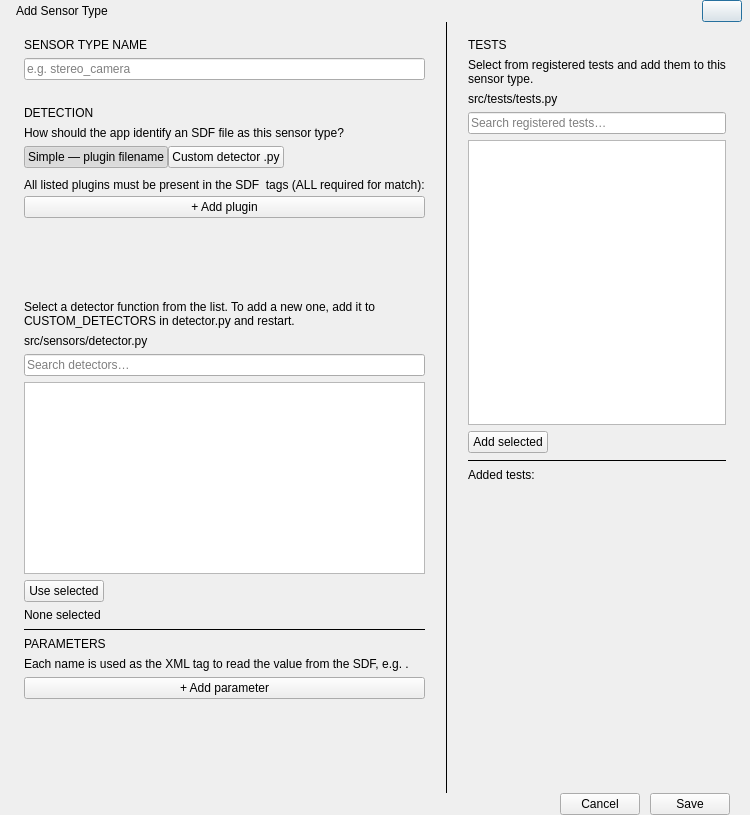
<?xml version="1.0" encoding="UTF-8"?>
<ui version="4.0">
 <class>AddSensorTypeDialog</class>
 <widget class="QDialog" name="AddSensorTypeDialog">
  <property name="windowTitle"><string>Add Sensor Type</string></property>
  <property name="minimumWidth"><number>920</number></property>
  <property name="minimumHeight"><number>680</number></property>
  <!-- frameless is set in Python via Qt.FramelessWindowHint -->

  <layout class="QVBoxLayout" name="layout_root">
   <property name="spacing"><number>0</number></property>
   <property name="leftMargin"><number>0</number></property>
   <property name="topMargin"><number>0</number></property>
   <property name="rightMargin"><number>0</number></property>
   <property name="bottomMargin"><number>0</number></property>

   <!-- ═══ CUSTOM TITLE BAR ═══ -->
   <item>
    <widget class="QWidget" name="title_bar">
     <property name="minimumHeight"><number>44</number></property>
     <property name="maximumHeight"><number>44</number></property>
     <layout class="QHBoxLayout" name="layout_title">
      <property name="leftMargin"><number>16</number></property>
      <property name="topMargin"><number>0</number></property>
      <property name="rightMargin"><number>8</number></property>
      <property name="bottomMargin"><number>0</number></property>
      <property name="spacing"><number>8</number></property>
      <item>
       <widget class="QLabel" name="lbl_title">
        <property name="text"><string>Add Sensor Type</string></property>
       </widget>
      </item>
      <item>
       <spacer>
        <property name="orientation"><enum>Qt::Horizontal</enum></property>
        <property name="sizeHint" stdset="0"><size><width>1</width><height>1</height></size></property>
       </spacer>
      </item>
      <item>
       <widget class="QPushButton" name="btn_close">
        <property name="text"><string></string></property>
        <property name="fixedWidth"><number>32</number></property>
        <property name="fixedHeight"><number>32</number></property>
       </widget>
      </item>
     </layout>
    </widget>
   </item>

   <!-- ═══ BODY ═══ -->
   <item stretch="1">
    <layout class="QHBoxLayout" name="layout_body">
     <property name="spacing"><number>0</number></property>
     <property name="leftMargin"><number>0</number></property>
     <property name="topMargin"><number>0</number></property>
     <property name="rightMargin"><number>0</number></property>
     <property name="bottomMargin"><number>0</number></property>

     <!-- ════════════════════════════════════════
          LEFT PANEL — name / detection / params
          ════════════════════════════════════════ -->
     <item>
      <widget class="QWidget" name="panel_left">
       <property name="minimumWidth"><number>400</number></property>
       <layout class="QVBoxLayout" name="layout_left">
        <property name="spacing"><number>6</number></property>
        <property name="leftMargin"><number>24</number></property>
        <property name="topMargin"><number>16</number></property>
        <property name="rightMargin"><number>20</number></property>
        <property name="bottomMargin"><number>20</number></property>

        <!-- NAME -->
        <item>
         <widget class="QLabel" name="lbl_name_section">
          <property name="text"><string>SENSOR TYPE NAME</string></property>
         </widget>
        </item>
        <item>
         <widget class="QLineEdit" name="inp_name">
          <property name="placeholderText"><string>e.g. stereo_camera</string></property>
         </widget>
        </item>

        <item><widget class="QLabel" name="lbl_gap1"><property name="text"><string/></property><property name="maximumHeight"><number>4</number></property></widget></item>

        <!-- DETECTION (moved up) -->
        <item>
         <widget class="QLabel" name="lbl_detect_section">
          <property name="text"><string>DETECTION</string></property>
         </widget>
        </item>
        <item>
         <widget class="QLabel" name="lbl_detect_hint">
          <property name="text"><string>How should the app identify an SDF file as this sensor type?</string></property>
          <property name="wordWrap"><bool>true</bool></property>
         </widget>
        </item>

        <!-- Segmented toggle -->
        <item>
         <layout class="QHBoxLayout" name="layout_detect_toggle">
          <property name="spacing"><number>0</number></property>
          <item>
           <widget class="QPushButton" name="btn_mode_simple">
            <property name="text"><string>Simple — plugin filename</string></property>
            <property name="checkable"><bool>true</bool></property>
            <property name="checked"><bool>true</bool></property>
           </widget>
          </item>
          <item>
           <widget class="QPushButton" name="btn_mode_custom">
            <property name="text"><string>Custom detector .py</string></property>
            <property name="checkable"><bool>true</bool></property>
            <property name="checked"><bool>false</bool></property>
           </widget>
          </item>
          <item>
           <spacer><property name="orientation"><enum>Qt::Horizontal</enum></property><property name="sizeHint" stdset="0"><size><width>1</width><height>1</height></size></property></spacer>
          </item>
         </layout>
        </item>

        <!-- Simple mode -->
        <item>
         <widget class="QWidget" name="widget_simple">
          <layout class="QVBoxLayout" name="layout_simple">
           <property name="spacing"><number>4</number></property>
           <property name="leftMargin"><number>0</number></property>
           <property name="topMargin"><number>4</number></property>
           <property name="rightMargin"><number>0</number></property>
           <property name="bottomMargin"><number>0</number></property>
           <item><widget class="QLabel" name="lbl_plugin_hint"><property name="text"><string>All listed plugins must be present in the SDF &lt;plugin&gt; tags (ALL required for match):</string></property></widget></item>
           <item>
            <widget class="QPushButton" name="btn_add_plugin">
             <property name="text"><string>+ Add plugin</string></property>
            </widget>
           </item>
           <item>
            <widget class="QScrollArea" name="scroll_plugins">
             <property name="frameShape"><enum>QFrame::NoFrame</enum></property>
             <property name="horizontalScrollBarPolicy"><enum>Qt::ScrollBarAlwaysOff</enum></property>
             <property name="verticalScrollBarPolicy"><enum>Qt::ScrollBarAsNeeded</enum></property>
             <property name="widgetResizable"><bool>true</bool></property>
             <property name="maximumHeight"><number>120</number></property>
             <widget class="QWidget" name="scroll_plugins_contents">
              <layout class="QVBoxLayout" name="layout_plugins">
               <property name="spacing"><number>2</number></property>
               <property name="leftMargin"><number>0</number></property>
               <property name="topMargin"><number>0</number></property>
               <property name="rightMargin"><number>0</number></property>
               <property name="bottomMargin"><number>0</number></property>
              </layout>
             </widget>
            </widget>
           </item>
          </layout>
         </widget>
        </item>

        <!-- Custom mode -->
        <item>
         <widget class="QWidget" name="widget_custom">
          <property name="visible"><bool>false</bool></property>
          <layout class="QVBoxLayout" name="layout_custom">
           <property name="spacing"><number>6</number></property>
           <property name="leftMargin"><number>0</number></property>
           <property name="topMargin"><number>4</number></property>
           <property name="rightMargin"><number>0</number></property>
           <property name="bottomMargin"><number>0</number></property>
           <item>
            <widget class="QLabel" name="lbl_custom_hint">
             <property name="text"><string>Select a detector function from the list. To add a new one, add it to CUSTOM_DETECTORS in detector.py and restart.</string></property>
             <property name="wordWrap"><bool>true</bool></property>
            </widget>
           </item>
           <item>
            <widget class="QLabel" name="lbl_detector_file">
             <property name="text"><string>src/sensors/detector.py</string></property>
            </widget>
           </item>
           <item>
            <widget class="QLineEdit" name="inp_detector_search">
             <property name="placeholderText"><string>Search detectors…</string></property>
            </widget>
           </item>
           <item>
            <widget class="QListWidget" name="list_existing_detectors">
             <property name="maximumHeight"><number>120</number></property>
             <property name="selectionMode"><enum>QAbstractItemView::SingleSelection</enum></property>
            </widget>
           </item>
           <item>
            <layout class="QHBoxLayout" name="layout_detector_actions">
             <property name="spacing"><number>8</number></property>
             <item><widget class="QPushButton" name="btn_add_selected_detector"><property name="text"><string>Use selected</string></property></widget></item>
             <item><spacer><property name="orientation"><enum>Qt::Horizontal</enum></property><property name="sizeHint" stdset="0"><size><width>1</width><height>1</height></size></property></spacer></item>
            </layout>
           </item>
           <item>
            <widget class="QLabel" name="lbl_selected_detector">
             <property name="text"><string>None selected</string></property>
            </widget>
           </item>
          </layout>
         </widget>
        </item>

        <item><widget class="QFrame" name="line_2"><property name="frameShape"><enum>QFrame::HLine</enum></property><property name="frameShadow"><enum>QFrame::Plain</enum></property></widget></item>

        <!-- PARAMETERS -->
        <item>
         <widget class="QLabel" name="lbl_params_section">
          <property name="text"><string>PARAMETERS</string></property>
         </widget>
        </item>
        <item>
         <widget class="QLabel" name="lbl_params_hint">
          <property name="text"><string>Each name is used as the XML tag to read the value from the SDF, e.g. &lt;width&gt;.</string></property>
          <property name="wordWrap"><bool>true</bool></property>
         </widget>
        </item>

        <item>
         <widget class="QPushButton" name="btn_add_param">
          <property name="text"><string>+ Add parameter</string></property>
         </widget>
        </item>

        <!-- stretch=1 makes this scroll grow -->
        <item stretch="1">
         <widget class="QScrollArea" name="scroll_params">
          <property name="widgetResizable"><bool>true</bool></property>
          <property name="frameShape"><enum>QFrame::NoFrame</enum></property>
          <property name="horizontalScrollBarPolicy"><enum>Qt::ScrollBarAlwaysOff</enum></property>
          <property name="minimumHeight"><number>36</number></property>
          <widget class="QWidget" name="scroll_params_contents">
           <layout class="QVBoxLayout" name="layout_params">
            <property name="spacing"><number>3</number></property>
            <property name="leftMargin"><number>0</number></property>
            <property name="topMargin"><number>0</number></property>
            <property name="rightMargin"><number>0</number></property>
            <property name="bottomMargin"><number>0</number></property>
           </layout>
          </widget>
         </widget>
        </item>

       </layout>
      </widget>
     </item>

     <!-- Vertical separator -->
     <item>
      <widget class="QFrame" name="sep_vertical">
       <property name="frameShape"><enum>QFrame::VLine</enum></property>
       <property name="frameShadow"><enum>QFrame::Plain</enum></property>
      </widget>
     </item>

     <!-- ════════════════════════════════════════
          RIGHT PANEL — tests with world assignment
          ════════════════════════════════════════ -->
     <item>
      <widget class="QWidget" name="panel_right">
       <property name="minimumWidth"><number>400</number></property>
       <layout class="QVBoxLayout" name="layout_right">
        <property name="spacing"><number>6</number></property>
        <property name="leftMargin"><number>20</number></property>
        <property name="topMargin"><number>16</number></property>
        <property name="rightMargin"><number>24</number></property>
        <property name="bottomMargin"><number>20</number></property>

        <!-- TESTS heading -->
        <item>
         <widget class="QLabel" name="lbl_tests_section">
          <property name="text"><string>TESTS</string></property>
         </widget>
        </item>
        <item>
         <widget class="QLabel" name="lbl_tests_hint">
          <property name="text"><string>Select from registered tests and add them to this sensor type.</string></property>
          <property name="wordWrap"><bool>true</bool></property>
         </widget>
        </item>

        <!-- Tests file hint -->
        <item>
         <widget class="QLabel" name="lbl_tests_file">
          <property name="text"><string>src/tests/tests.py</string></property>
          <property name="wordWrap"><bool>true</bool></property>
         </widget>
        </item>

        <!-- Search + list of existing tests -->
        <item>
         <widget class="QLineEdit" name="inp_test_search">
          <property name="placeholderText"><string>Search registered tests…</string></property>
         </widget>
        </item>
        <item>
         <widget class="QListWidget" name="list_existing_tests">
          <property name="maximumHeight"><number>240</number></property>
          <property name="selectionMode"><enum>QAbstractItemView::MultiSelection</enum></property>
         </widget>
        </item>

        <!-- Actions row -->
        <item>
         <layout class="QHBoxLayout" name="layout_test_actions">
          <property name="spacing"><number>8</number></property>
          <item><widget class="QPushButton" name="btn_add_selected_tests"><property name="text"><string>Add selected</string></property></widget></item>
          <item><spacer><property name="orientation"><enum>Qt::Horizontal</enum></property><property name="sizeHint" stdset="0"><size><width>1</width><height>1</height></size></property></spacer></item>
         </layout>
        </item>

        <item><widget class="QFrame" name="line_3"><property name="frameShape"><enum>QFrame::HLine</enum></property><property name="frameShadow"><enum>QFrame::Plain</enum></property></widget></item>

        <!-- Added tests label -->
        <item>
         <widget class="QLabel" name="lbl_added_tests">
          <property name="text"><string>Added tests:</string></property>
         </widget>
        </item>

        <!-- stretch=1 makes this grow -->
        <item stretch="1">
         <widget class="QScrollArea" name="scroll_tests">
          <property name="widgetResizable"><bool>true</bool></property>
          <property name="frameShape"><enum>QFrame::NoFrame</enum></property>
          <property name="horizontalScrollBarPolicy"><enum>Qt::ScrollBarAlwaysOff</enum></property>
          <property name="minimumHeight"><number>80</number></property>
          <widget class="QWidget" name="scroll_tests_contents">
           <layout class="QVBoxLayout" name="layout_tests">
            <property name="spacing"><number>4</number></property>
            <property name="leftMargin"><number>0</number></property>
            <property name="topMargin"><number>0</number></property>
            <property name="rightMargin"><number>0</number></property>
            <property name="bottomMargin"><number>0</number></property>
           </layout>
          </widget>
         </widget>
        </item>

       </layout>
      </widget>
     </item>

    </layout>
   </item>

   <!-- ═══ FOOTER ═══ -->
   <item>
    <widget class="QWidget" name="panel_footer">
     <property name="minimumHeight"><number>52</number></property>
     <property name="maximumHeight"><number>52</number></property>
     <layout class="QHBoxLayout" name="layout_footer">
      <property name="leftMargin"><number>20</number></property>
      <property name="topMargin"><number>0</number></property>
      <property name="rightMargin"><number>20</number></property>
      <property name="bottomMargin"><number>0</number></property>
      <property name="spacing"><number>10</number></property>
      <item>
       <widget class="QLabel" name="lbl_status">
        <property name="text"><string/></property>
        <property name="wordWrap"><bool>true</bool></property>
       </widget>
      </item>
      <item><spacer><property name="orientation"><enum>Qt::Horizontal</enum></property><property name="sizeHint" stdset="0"><size><width>1</width><height>1</height></size></property></spacer></item>
      <item>
       <widget class="QPushButton" name="btn_cancel">
        <property name="text"><string>Cancel</string></property>
        <property name="minimumWidth"><number>90</number></property>
       </widget>
      </item>
      <item>
       <widget class="QPushButton" name="btn_save">
        <property name="text"><string>Save</string></property>
        <property name="minimumWidth"><number>90</number></property>
       </widget>
      </item>
     </layout>
    </widget>
   </item>

  </layout>
 </widget>
 <resources/>
 <connections/>
</ui>
